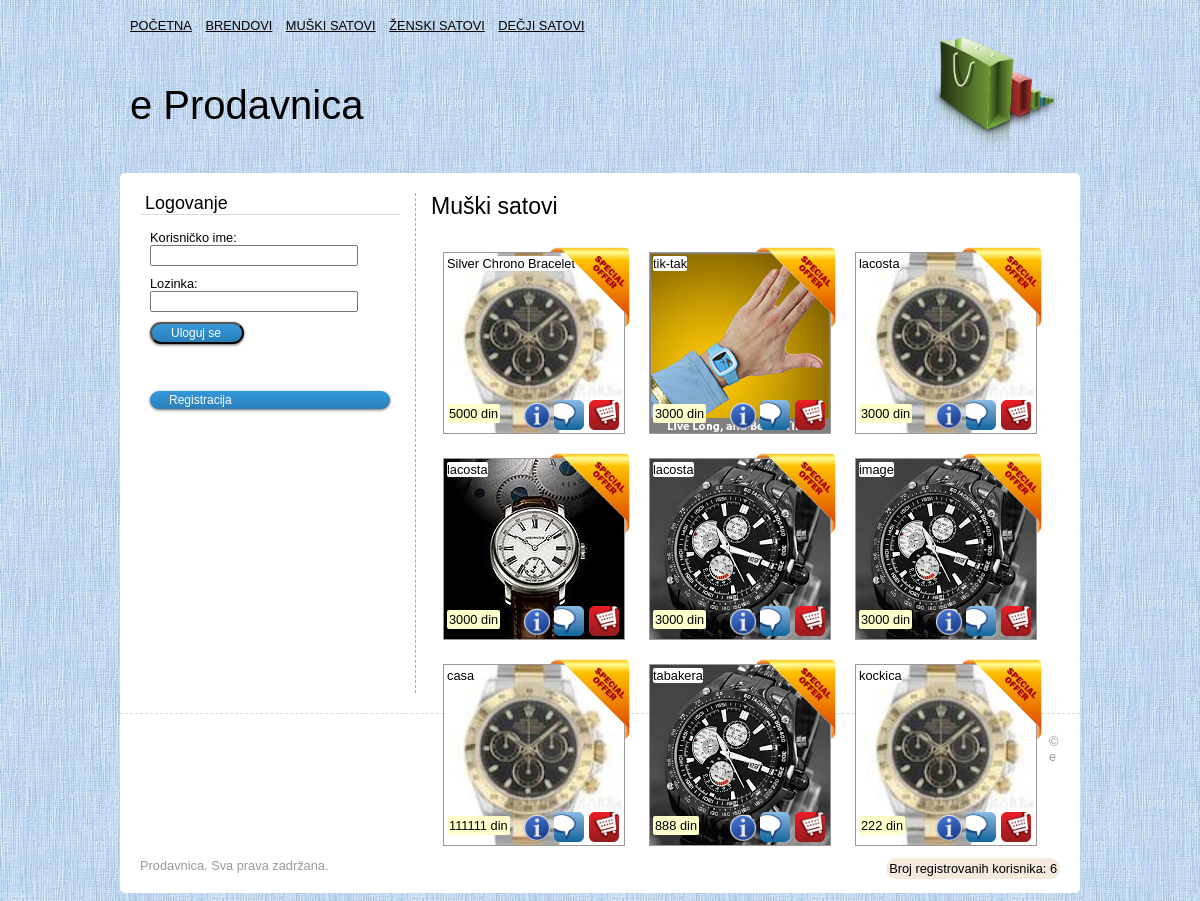
The page /category.php?type=Muški on the database its author committed.
### tables this page shows
CREATE TABLE `articles` (
  `article_id` int(11) NOT NULL,
  `article_name` varchar(255) NOT NULL,
  `article_price` int(11) NOT NULL DEFAULT '0',
  `article_lager` int(11) NOT NULL DEFAULT '0',
  `article_type` varchar(20) NOT NULL DEFAULT 'Unisex',
  `article_action` varchar(2) NOT NULL DEFAULT 'NE',
  `article_description` text NOT NULL,
  `brend_id` int(11) NOT NULL
);

### classes/Article.class.php (called while the page is built, shortened)
<?php
	class Article
    {
        private static $_pdo;
        public static function init()
        {
            self::$_pdo = Connect::getInstance();
        }
        public static function articlesDataType($type)
        {
            $query = self::$_pdo->prepare("SELECT * FROM lrb.articles WHERE article_type = :type");
            $query->bindParam(":type", $type);
            $query->execute();
            if ($query->rowCount() > 0) {
                return $query->fetchAll(PDO::FETCH_ASSOC);
            } else {
                return false;
            }
        }
}

### category.php (the view, shortened to what this page needs)
<?php
include 'inc/temp/master/master_top.php';
?>
      <?php
                  $type = $_GET['type'];
		  echo "<h1>". $type ." satovi</h1>";
		  $articles = Article::articlesDataType($type);
                  if($articles){
                        foreach ($articles as $article){
                              ?>
                                    <div class="article">
                                    <img class="background" onerror="this.src = 'article_img/default.jpg'" src="article_img/<?php echo $article['article_id'] ?>.jpg">
                                    <p id="name"><?php echo $article['article_name']; ?></p>
                                    <a class="info" data-fancybox-type="iframe" href="article_info.php?article_id=<?php echo $article['article_id']; ?>"><img id="article_info" src="img/article_info.png"></a>
                                    <?php
                                          if($article['article_action'] == 'DA'){
                                                ?><img id="special_offer" src="img/special_offer.png"></a><?php
                                          }
                                    ?>
				     <a class="info" data-fancybox-type="iframe" href="article_comment.php?article_id=<?php echo $article['article_id']; ?>"><img id="comment" src="img/comment.png"></a>
                                    <a href="article_buy.php?article_id=<?php echo $article['article_id']; ?>"><img id="buy" src="img/buy.png"></a>
                                    <p id="price"><?php echo $article['article_price']; ?> din</p>
                                    </div>
                              <?php
                        }
                  }else{
                        echo 'Trenutno nema proizvoda za ovaj tip. Posetite nas za nekoliko dana ponovo.';
                  }
      ?>
<?php include 'inc/temp/master/master_footer.php'; ?>

### css/style.css (style rules this page uses)
h1, h2 { padding:0; margin:0 0 20px 0; font-weight:normal; }
p { padding:0; margin:0 0 20px 0; }
a:link, a:visited { text-decoration:underline; color:#000; }
h1 { font-size:1.8em; }
body { background-image: url('../img/background.png'); font-family:Arial; font-size:0.8em; }
.article { position: relative; height:180px; width: 180px; background-image: url("../article_img/default.jpg"); margin:12px; float: left; border: 1px solid #999; }
.article #name { position: absolute; top: 3px; left: 3px; background-color: #FFF; border-radius: 2px; float: left; }
.article #special_offer { height: 80px; position: absolute; top: -6px; right: -6px; }
.article #buy { height: 30px; position: absolute; bottom: 3px; right: 5px; }
.article #article_info { height: 30px; position: absolute; bottom: 2px; right: 72px; }
.article #comment { height: 30px; position: absolute; bottom: 3px; right: 40px; }
.article #price { position: absolute; bottom: -10px; left: 3px; background-color: #FFFFCC; border-radius: 2px; padding: 2px; float: right; }
.article .background { width: 180px; height: 180px; z-index: 0; }

### rows shown on the page
articles: article_name "Silver Chrono Bracelet Watch", article_price "5000"
articles: shows a picture, article_name "tik-tak", article_price "3000"
articles: article_name "lacosta", article_price "3000"
articles: shows a picture, article_name "lacosta", article_price "3000"
articles: article_name "lacosta", article_price "3000"
articles: article_name "image", article_price "3000"
articles: article_name "casa", article_price "111111"
articles: article_name "tabakera", article_price "888"
articles: article_name "kockica", article_price "222"

### other values the page prints
$type "Muški"
User::userCount() "6"
